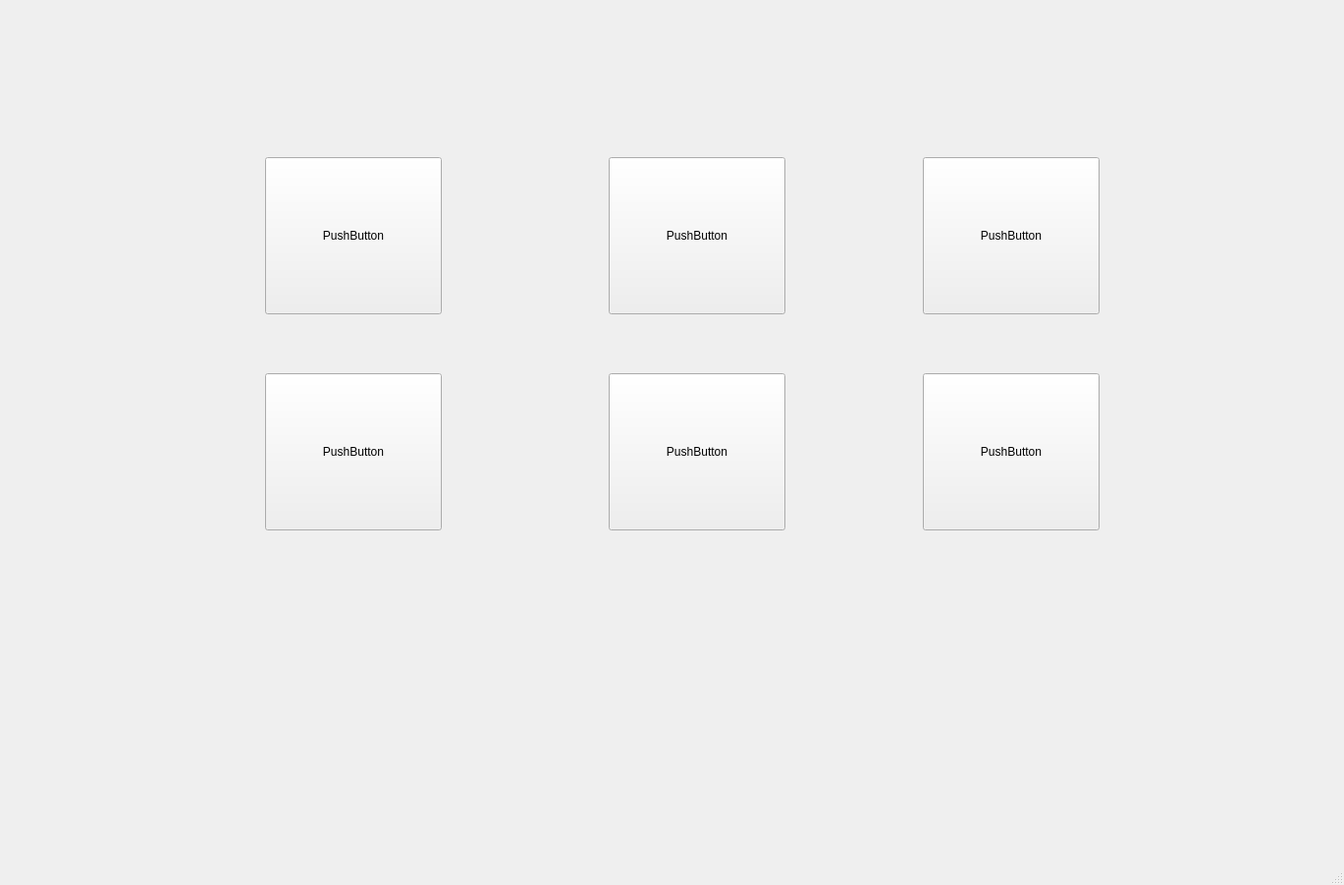
<?xml version="1.0" encoding="UTF-8"?>
<ui version="4.0">
 <class>MainWindow</class>
 <widget class="QMainWindow" name="MainWindow">
  <property name="geometry">
   <rect>
    <x>0</x>
    <y>0</y>
    <width>1369</width>
    <height>901</height>
   </rect>
  </property>
  <property name="windowTitle">
   <string>MainWindow</string>
  </property>
  <widget class="QWidget" name="centralwidget">
   <widget class="QWidget" name="gridLayoutWidget">
    <property name="geometry">
     <rect>
      <x>200</x>
      <y>80</y>
      <width>991</width>
      <height>561</height>
     </rect>
    </property>
    <layout class="QGridLayout" name="gridLayout_2"/>
   </widget>
   <widget class="QPushButton" name="pushButton">
    <property name="geometry">
     <rect>
      <x>270</x>
      <y>160</y>
      <width>180</width>
      <height>160</height>
     </rect>
    </property>
    <property name="text">
     <string>PushButton</string>
    </property>
   </widget>
   <widget class="QPushButton" name="pushButton_2">
    <property name="geometry">
     <rect>
      <x>620</x>
      <y>160</y>
      <width>180</width>
      <height>160</height>
     </rect>
    </property>
    <property name="text">
     <string>PushButton</string>
    </property>
   </widget>
   <widget class="QPushButton" name="pushButton_4">
    <property name="geometry">
     <rect>
      <x>270</x>
      <y>380</y>
      <width>180</width>
      <height>160</height>
     </rect>
    </property>
    <property name="text">
     <string>PushButton</string>
    </property>
   </widget>
   <widget class="QPushButton" name="pushButton_6">
    <property name="geometry">
     <rect>
      <x>940</x>
      <y>380</y>
      <width>180</width>
      <height>160</height>
     </rect>
    </property>
    <property name="text">
     <string>PushButton</string>
    </property>
   </widget>
   <widget class="QPushButton" name="pushButton_5">
    <property name="geometry">
     <rect>
      <x>620</x>
      <y>380</y>
      <width>180</width>
      <height>160</height>
     </rect>
    </property>
    <property name="text">
     <string>PushButton</string>
    </property>
   </widget>
   <widget class="QPushButton" name="pushButton_3">
    <property name="geometry">
     <rect>
      <x>940</x>
      <y>160</y>
      <width>180</width>
      <height>160</height>
     </rect>
    </property>
    <property name="text">
     <string>PushButton</string>
    </property>
   </widget>
  </widget>
  <widget class="QMenuBar" name="menubar">
   <property name="geometry">
    <rect>
     <x>0</x>
     <y>0</y>
     <width>1369</width>
     <height>21</height>
    </rect>
   </property>
  </widget>
  <widget class="QStatusBar" name="statusbar"/>
 </widget>
 <resources/>
 <connections/>
</ui>
